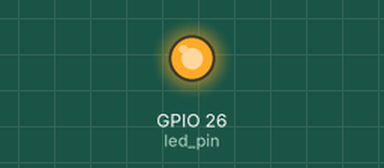
Simulated run of this program. Board: Raspberry Pi (BCM pin numbers). On the bench: output pins drawn as LEDs (lit = HIGH).

Above: at 0.1 s.
Timing chart, 0 to 1.6 s (numbered marks = the images above):
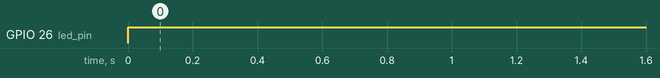

The program:

ir_sensor.py
```python
import RPi.GPIO as GPIO
import time

# declare the sensor and led pin
sensor_pin = 23
led_pin = 26

# GPIO setup
GPIO.setwarnings(False)
GPIO.setmode(GPIO.BCM)
GPIO.setup(sensor_pin, GPIO.IN)
GPIO.setup(led_pin, GPIO.OUT)

try:
    while True:
        if GPIO.input(sensor_pin):
            # If no object is near
            GPIO.output(led_pin, False)
            while GPIO.input(sensor_pin):
                time.sleep(0.2)
        else:
            # If an object is detected
            GPIO.output(led_pin, True)
except KeyboardInterrupt:
    GPIO.cleanup()
```

Measured:
- by itself, GPIO 26 (led_pin): LOW → HIGH at 0.00 s
